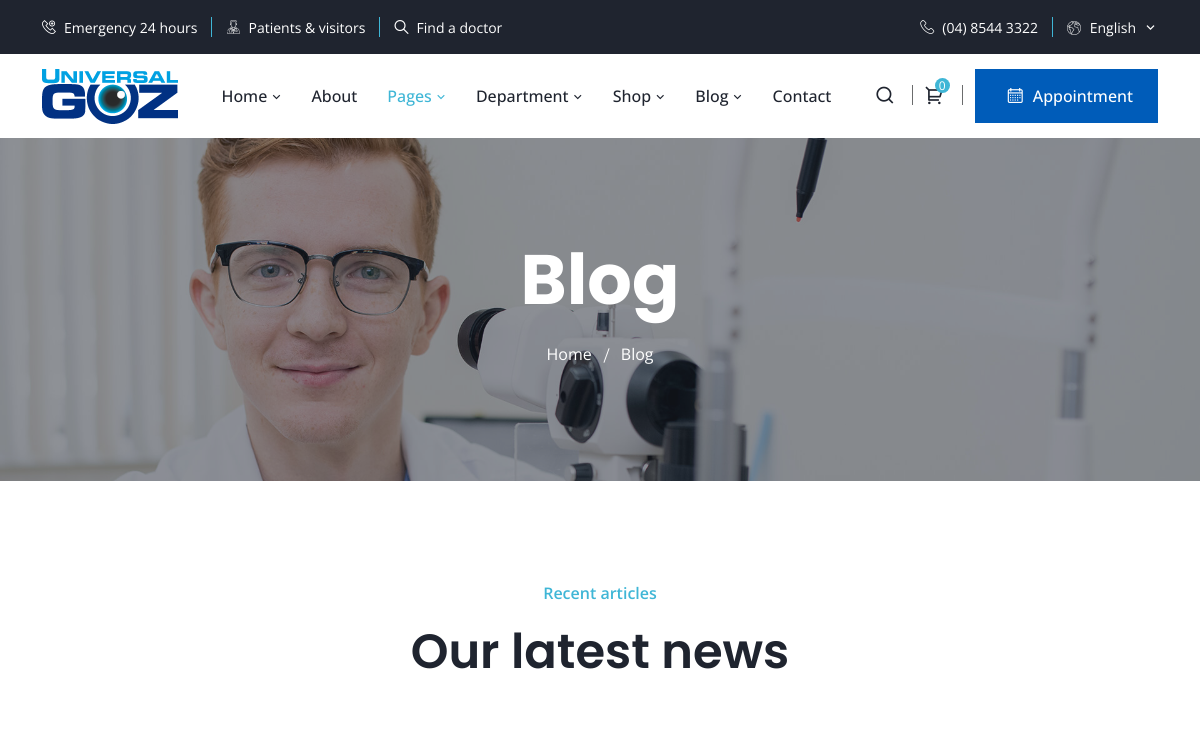
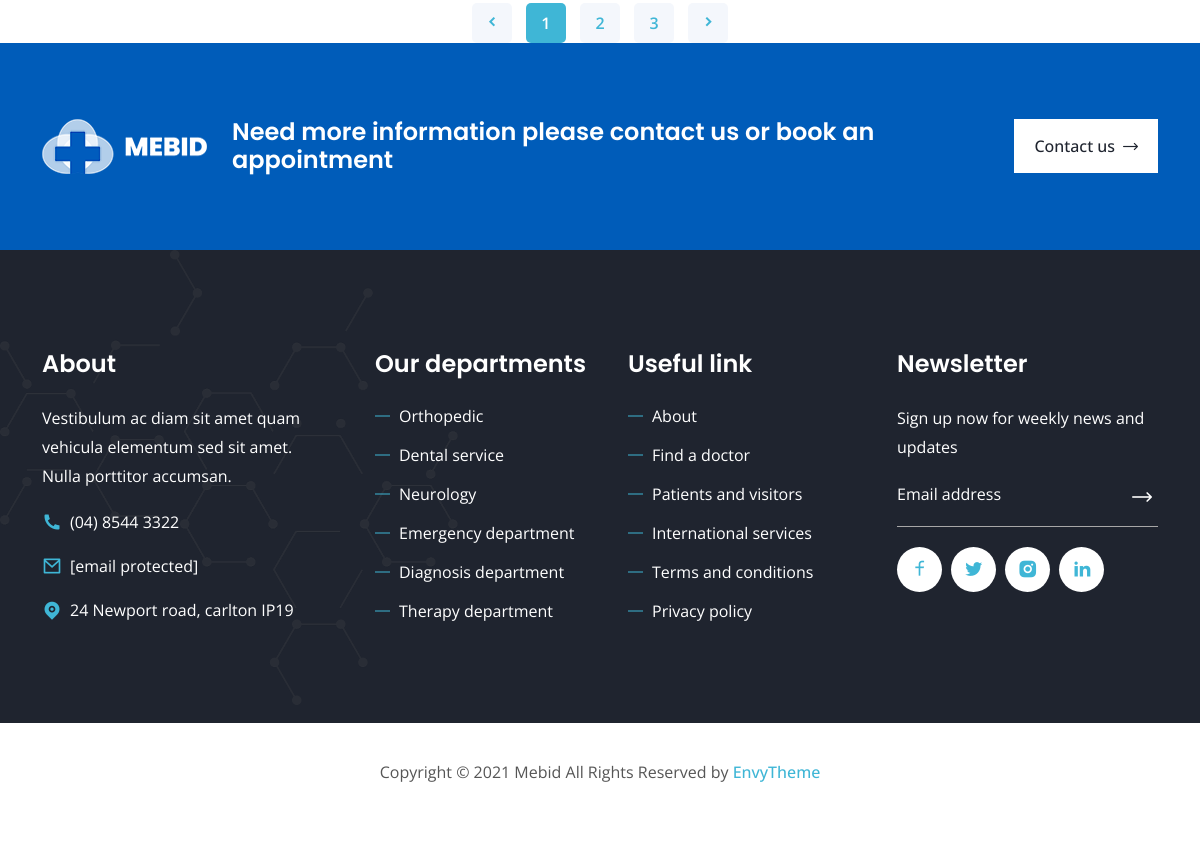
/news, run on an earlier commit of the app's database (2 pictures, top to bottom).
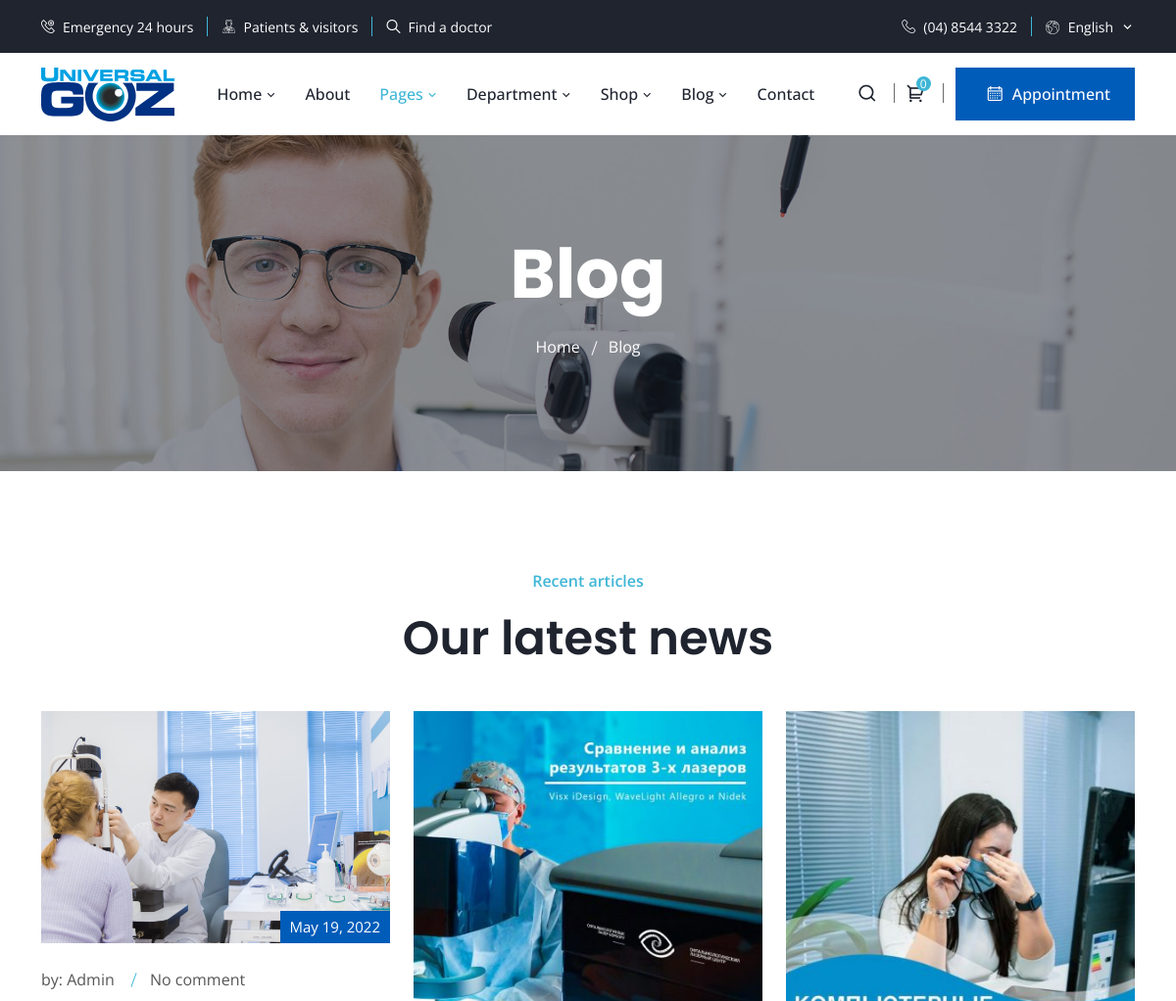
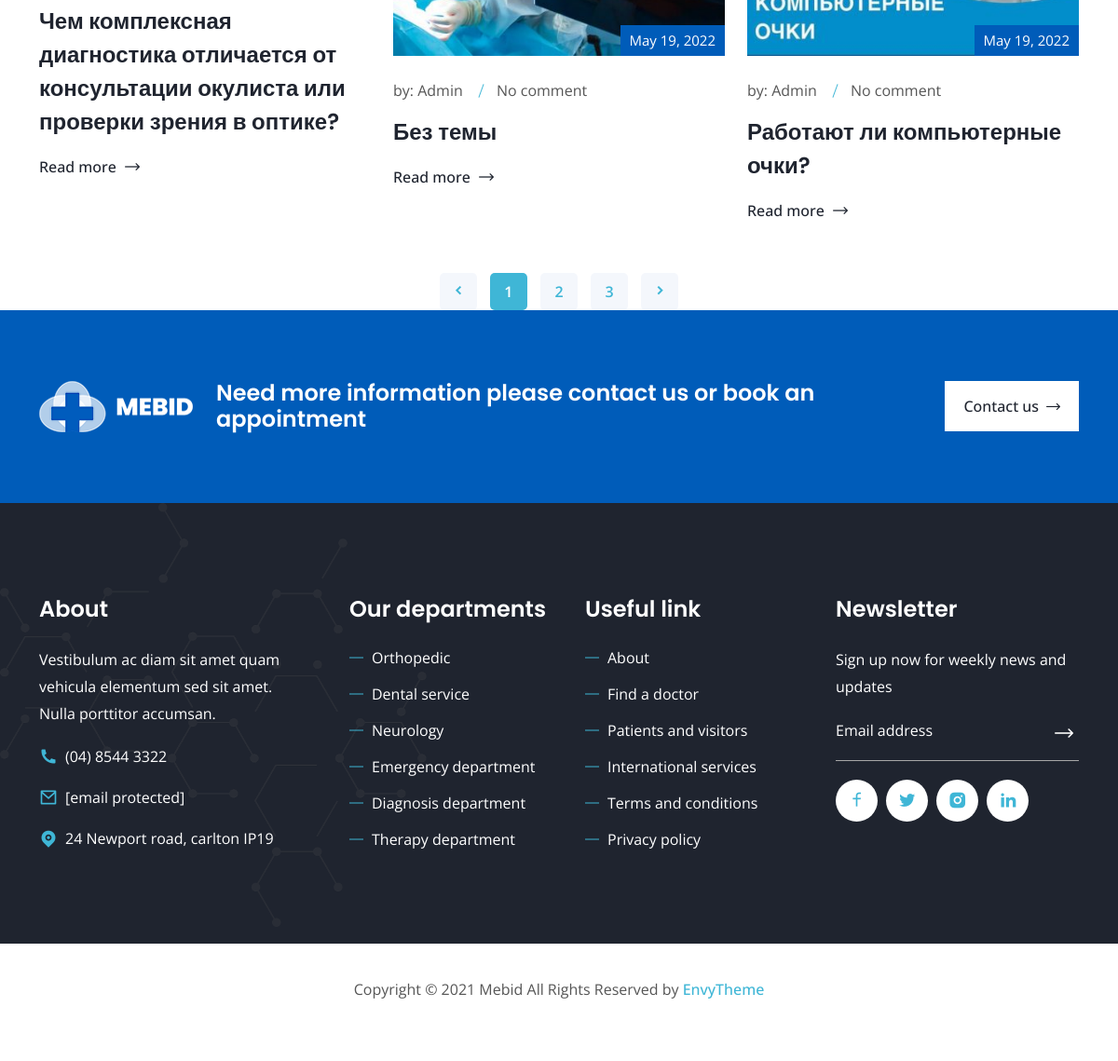
And on a later commit of the database (2 pictures, top to bottom).
### home/models.py (models this page shows, shortened)
class News(models.Model):
    title = models.CharField(max_length=200, verbose_name="Новости")
    date = models.DateField(auto_now_add=True)
    image = models.ImageField(null=True, blank=True, upload_to="news")

### home/views.py (the view)
# urls.py: path('news', news, name='news'),
def news(request):
    newses = News.objects.all()
    context = {"news": newses}
    return render(request, "news.html", context)

### templates/news.html
{% extends 'index2.html' %}
{% load static %}
{% block page %}
        <div class="page-banner-area item-2">
            <div class="container">
                <div class="page-banner-content">
                    <h2>Blog</h2>
                    <ul>
                        <li>
                            <a href="index.html">Home</a>
                        </li>
                        <li>Blog</li>
                    </ul>
                </div>
            </div>
        </div>
        <div class="blog-area pt-100 pb-100">
            <div class="container">
                <div class="section-title">
                    <span>Recent articles</span>
                    <h2>Our latest news</h2>
                </div>
                <div class="row justify-content-center">
                                    {% for new in news %}
                    <div class="col-lg-4 col-md-6">
                        <div class="single-blog-card">
                            <div class="post-image">
                                <a href="{% url 'news' new.pk %}"><img src="{{new.image.url}}" alt="image"></a>
                                <div class="date">{{ new.date}}</div>
                            </div>
                            <div class="post-content">
                                <ul class="entry-meta">
                                    <li>by: <a href="author.html">Admin</a></li>
                                    <li>No comment</li>
                                </ul>
                                <h3>
                                    <a href="blog-details.html">{{ new.title}}</a>
                                </h3>
                                <a href="{% url 'news' new.pk %}" class="post-btn">Read more <i class="flaticon-right-arrow"></i></a>
                            </div>
                        </div>
                    </div>
                    {% endfor %}
                <div class="pagination-area">
                    <a href="blog.html" class="prev page-numbers"><i class="ri-arrow-left-s-line"></i></a>
                    <span class="page-numbers current" aria-current="page">1</span>
                    <a href="blog.html" class="page-numbers">2</a>
                    <a href="blog.html" class="page-numbers">3</a>
                    <a href="blog.html" class="next page-numbers"><i class="ri-arrow-right-s-line"></i></a>
                </div>
            </div>
        </div>
        <div class="overview-area pt-75 pb-75">
            <div class="container">
                <div class="row align-items-center">
                    <div class="col-lg-2 col-md-12">
                        <div class="overview-logo">
                            <a href="index.html"><img src="assets/images/logo-2.png" alt="image"></a>
                        </div>
                    </div>
                    <div class="col-lg-8 col-md-12">
                        <div class="overview-content">
                            <h3>Need more information please contact us or book an appointment</h3>
                        </div>
                    </div>
                    <div class="col-lg-2 col-md-12">
                        <div class="overview-btn">
                            <a href="contact.html" class="default-btn">Contact us <i class="flaticon-right-arrow"></i></a>
                        </div>
                    </div>
                </div>
            </div>
        </div>
{% endblock %}

### templates/index2.html (shortened to what this page needs)
<!doctype html>
{% load static%}
<html lang="zxx">
<head>
        <link rel="stylesheet" href="{% static 'assets/css/bootstrap.min.css' %}">
        <link rel="stylesheet" href="{% static 'assets/css/aos.css' %}">
        <link rel="stylesheet" href="{% static 'assets/css/animate.min.css' %}">
        <link rel="stylesheet" href="{% static 'assets/css/meanmenu.css' %}">
        <link rel="stylesheet" href="{% static 'assets/css/remixicon.css' %}">
        <link rel="stylesheet" href="{% static 'assets/css/flaticon.css' %}">
        <link rel="stylesheet" href="{% static 'assets/css/odometer.min.css' %}">
        <link rel="stylesheet" href="{% static 'assets/css/owl.carousel.min.css' %}">
        <link rel="stylesheet" href="{% static 'assets/css/owl.theme.default.min.css' %}">
        <link rel="stylesheet" href="{% static 'assets/css/jquery-ui.min.css' %}">
        <link rel="stylesheet" href="{% static 'assets/css/magnific-popup.min.css' %}">
        <link rel="stylesheet" href="{% static 'assets/css/fancybox.min.css' %}">
        <link rel="stylesheet" href="{% static 'assets/css/selectize.min.css' %}">
        <link rel="stylesheet" href="{% static 'assets/css/twentytwenty.min.css' %}">
        <link rel="stylesheet" href="{% static 'assets/css/style.css' %}">
        <link rel="stylesheet" href="{% static 'assets/css/navbar.css' %}">
        <link rel="stylesheet" href="{% static 'assets/css/footer.css' %}">
		<link rel="stylesheet" href="{% static 'assets/css/responsive.css' %}">
    </head>
    <body>
        <div class="topbar-area bg-1F242F">
            <div class="container">
                <div class="row align-items-center">
                    <div class="col-lg-6 col-md-6">
                        <ul class="topbar-list">
                            <li><a href="emergency-services.html"><i class="flaticon-emergency-call-1"></i> Emergency 24 hours</a></li>
                            <li><a href="patients-and-visitors.html"><i class="flaticon-doctor-1"></i> Patients & visitors</a></li>
                            <li><a href="find-doctor.html"><i class="flaticon-loupe"></i> Find a doctor</a></li>
                        </ul>
                    </div>
                    <div class="col-lg-6 col-md-6">
                        <ul class="topbar-action">
                            <li>
                                <a href="tel:0485443322"><i class="flaticon-telephone"></i> (04) 8544 3322</a>
                            </li>
                            <li class="dropdown language-option">
                                <button class="dropdown-toggle" type="button" id="language1" data-bs-toggle="dropdown" aria-haspopup="true" aria-expanded="false">
                                    <i class="flaticon-worldwide"></i>
                                    <span class="lang-name"></span>
                                </button>
                            </li>
                        </ul>
                    </div>
                </div>
            </div>
        </div>
        <div class="navbar-area navbar-style-three">
            <div class="main-navbar">
                <div class="container">
                    <nav class="navbar navbar-expand-md navbar-light">
                        <a class="navbar-brand" href="{% url 'home' %}">
                            <img src="{% static 'assets/images/123/logo.PNG' %}" alt="logo">
                        </a>
                        <div class="collapse navbar-collapse mean-menu" id="navbarSupportedContent">
                            <ul class="navbar-nav m-auto">
                                <li class="nav-item">
                                    <a href="#" class="nav-link">
                                        Home
                                        <i class="ri-arrow-down-s-line"></i>
                                    </a>
                                </li>
                                <li class="nav-item">
                                    <a href="about.html" class="nav-link">About</a>
                                </li>
                                <li class="nav-item">
                                    <a href="#" class="nav-link active">
                                        Pages
                                        <i class="ri-arrow-down-s-line"></i>
                                    </a>
                                </li>
                                <li class="nav-item">
                                    <a href="#" class="nav-link">
                                        Department
                                        <i class="ri-arrow-down-s-line"></i>
                                    </a>
                                </li>
                                <li class="nav-item">
                                    <a href="#" class="nav-link">
                                        Shop
                                        <i class="ri-arrow-down-s-line"></i>
                                    </a>
                                </li>
                                <li class="nav-item">
                                    <a href="#" class="nav-link">
                                        Blog
                                        <i class="ri-arrow-down-s-line"></i>
                                    </a>
                                </li>
                                <li class="nav-item">
                                    <a href="contact.html" class="nav-link">Contact</a>
                                </li>
                            </ul>
                            <div class="others-options d-flex align-items-center">
                                <div class="option-item">
                                    <a href="#" class="search-box"><i class="ri-search-line"></i></a>
                                </div>
                                <div class="option-item">
                                    <a href="cart.html" class="cart-btn"><i class="ri-shopping-cart-2-line"></i><span>0</span></a>
                                </div>
                                <div class="option-item">
                                    <a href="appointment.html" class="default-btn"><i class="flaticon-calendar"></i> Appointment</a>
                                </div>
                            </div>
                        </div>
                    </nav>
                </div>
            </div>
        </div>
    {% block page%} {% endblock %}
    <footer class="footer-area bg-1F242F pt-100 pb-75">
            <div class="container">
                <div class="row justify-content-center">
                    <div class="col-lg-3 col-sm-6">
                        <div class="single-footer-widget">
                            <h3>About</h3>
                            <p>Vestibulum ac diam sit amet quam vehicula elementum sed sit amet. Nulla porttitor accumsan.</p>
                            <ul class="footer-information">
                                <li><i class="ri-phone-fill"></i> <a href="tel:0485443322">(04) 8544 3322</a></li>
                                <li><i class="ri-mail-line"></i> <a href="https://templates.envytheme.com/cdn-cgi/l/email-protection#afc7cac3c3c0efc4cecbc681ccc0c2"><span class="__cf_email__" data-cfemail="97faf2f5fef3d7f0faf6fefbb9f4f8fa">[email&#160;protected]</span></a></li>
                                <li><i class="ri-map-pin-fill"></i> 24 Newport road, carlton IP19</li>
                            </ul>
                        </div>
                    </div>
                    <div class="col-lg-3 col-sm-6">
                        <div class="single-footer-widget ps-5">
                            <h3>Our departments</h3>
                            <ul class="quick-links">
                                <li><a href="department-details.html">Orthopedic</a></li>
                                <li><a href="department-details.html">Dental service</a></li>
                                <li><a href="department-details.html">Neurology</a></li>
                                <li><a href="department-details.html">Emergency department</a></li>
                                <li><a href="department-details.html">Diagnosis department</a></li>
                                <li><a href="department-details.html">Therapy department</a></li>
                            </ul>
                        </div>
                    </div>
                    <div class="col-lg-3 col-sm-6">
                        <div class="single-footer-widget ps-3">
                            <h3>Useful link</h3>
                            <ul class="quick-links">
                                <li><a href="about.html">About</a></li>
                                <li><a href="find-doctor.html">Find a doctor</a></li>
                                <li><a href="patients-and-visitors.html">Patients and visitors</a></li>
                                <li><a href="department-details.html">International services</a></li>
                                <li><a href="terms-of-service.html">Terms and conditions</a></li>
                                <li><a href="privacy-policy.html">Privacy policy</a></li>
                            </ul>
                        </div>
                    </div>
                    <div class="col-lg-3 col-sm-6">
                        <div class="single-footer-widget">
                            <h3>Newsletter</h3>
                            <div class="widget-newsletter-content">
                                <p>Sign up now for weekly news and updates</p>
                                <form class="newsletter-form" data-bs-toggle="validator">
                                    <input type="email" class="input-newsletter" placeholder="Email address" name="EMAIL" required autocomplete="off">
                                    <button type="submit"><i class="flaticon-right-arrow"></i></button>
                                </form>
                                <ul class="footer-widget-social">
                                    <li><a href="https://www.facebook.com/" target="_blank"><i class="ri-facebook-line"></i></a></li>
                                    <li><a href="https://twitter.com/" target="_blank"><i class="ri-twitter-fill"></i></a></li>
                                    <li><a href="https://www.instagram.com/" target="_blank"><i class="ri-instagram-fill"></i></a></li>
                                    <li><a href="https://www.linkedin.com/" target="_blank"><i class="ri-linkedin-fill"></i></a></li>
                                </ul>
                            </div>
                        </div>
                    </div>
                </div>
            </div>
            <div class="footer-shape-1">
                <img src="{% static 'assets/images/footer-shape-2.png' %}" alt="image">
            </div>
        </footer>
        <div class="copyright-area">
            <div class="container">
                <div class="copyright-content">
                    <p>
                        Copyright © 2021 Mebid All Rights Reserved by
                        <a href="https://envytheme.com/" target="_blank">EnvyTheme</a>
                    </p>
                </div>
            </div>
        </div>
    </body>
</html>

### static/assets/css/meanmenu.css (style rules this page uses)
.navbar-light .navbar-brand, .navbar-light .navbar-brand:hover { color: #fff; font-weight: bold; text-transform: uppercase; line-height: 1; }

### static/assets/css/responsive.css (style rules this page uses)
@media only screen and (min-width: 1200px) and (max-width: 1399px) { .overview-btn .default-btn { padding: 15px 20px; } }

What changed in the data, as far as the page shows it:
added News: image (picture), date "May 19, 2022", title "Чем комплексная диагностика отличается от консультации окулиста или проверки зрения в оптике?"
added News: image (picture), date "May 19, 2022", title "Без темы"
added News: image (picture), date "May 19, 2022", title "Работают ли компьютерные очки?"
